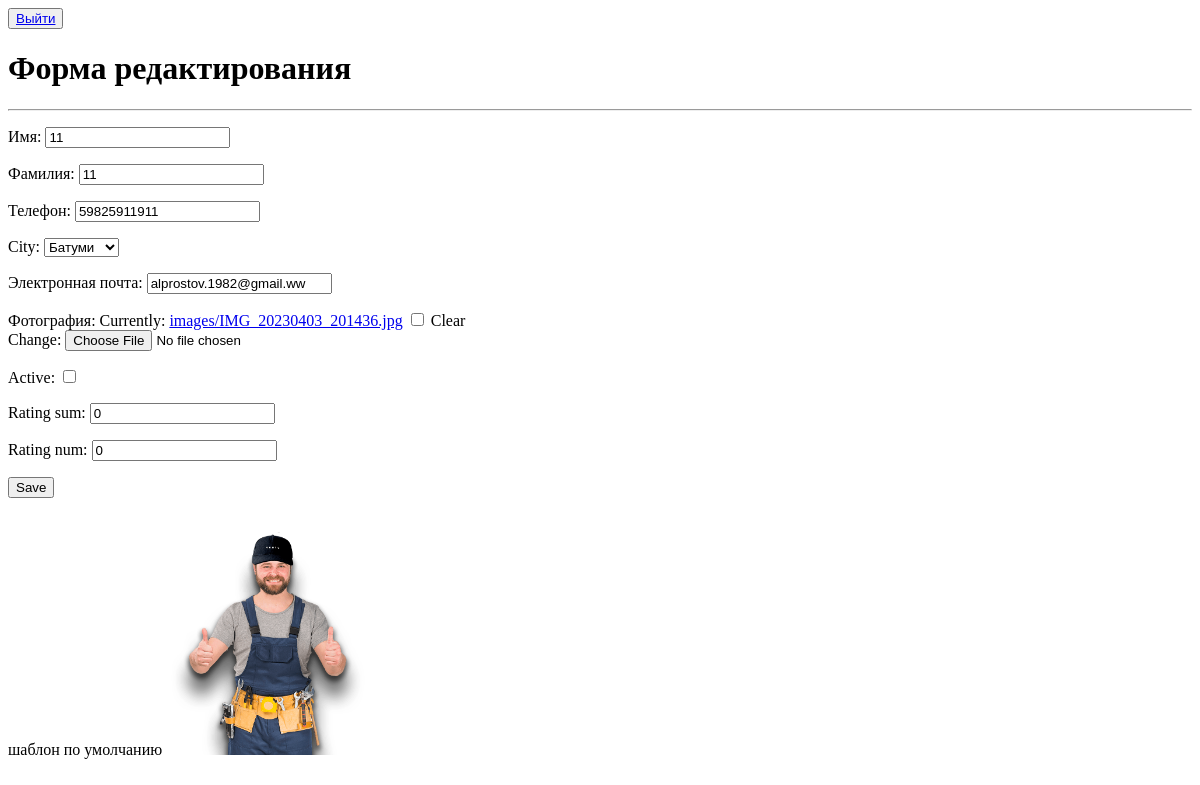
The app's page /app/create/19, older data.
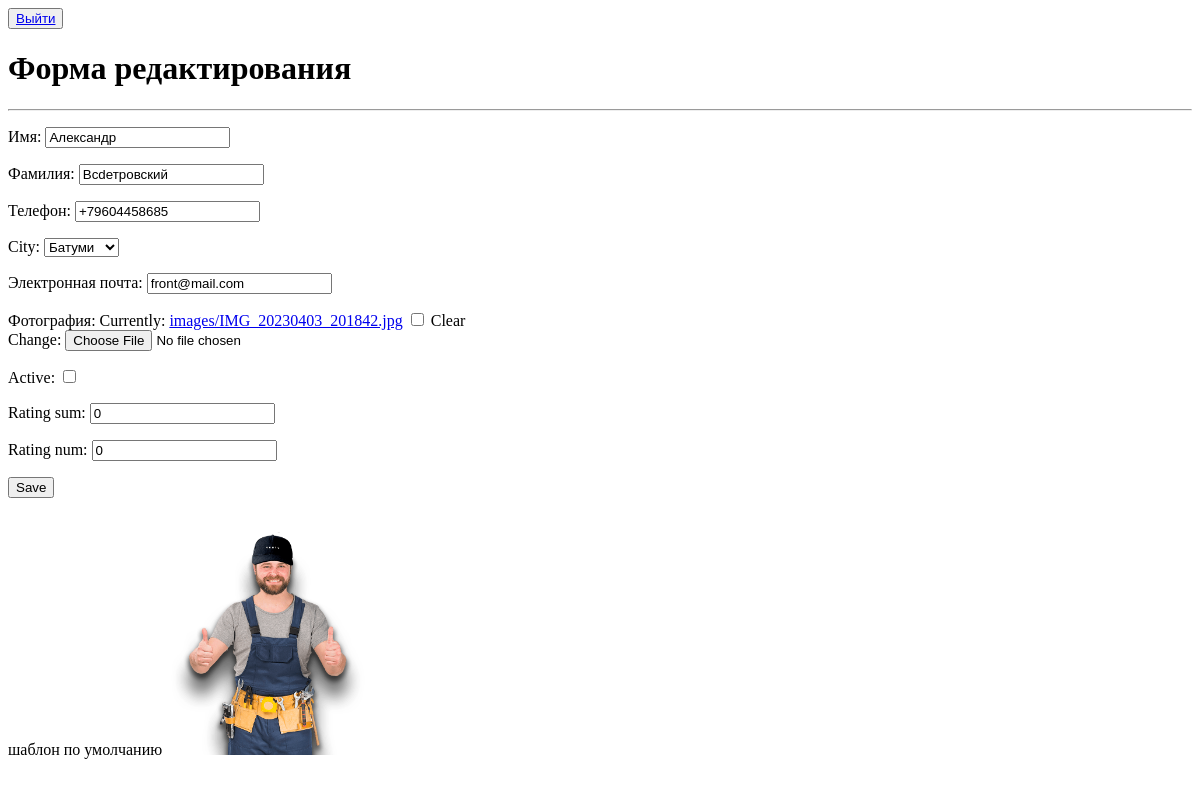
The same page, newer data.
### app_site/models.py (models this page shows, shortened)
class RepairerList(models.Model):
    name = models.CharField(max_length=100, verbose_name='Имя')
    s_name = models.CharField(max_length=100, null=True, verbose_name='Фамилия')
    phone = models.CharField(validators=[phoneNumberRegex], max_length=16, unique=True, verbose_name='Телефон')
    city = models.CharField(max_length=2, choices=CITY_CHOICES,  default='TB')
    email = models.EmailField(max_length=200, null=True, verbose_name='Электронная почта')
    foto = models.ImageField(upload_to="images/",  null=True, blank=True, verbose_name='Фотография:')
    active = models.BooleanField(default=False)
    rating_sum = models.IntegerField(default=0)
    rating_num = models.IntegerField(default=0)

### app_site/views.py (the view)
# urls.py: path('create/<int:pk>', RepaierUpdate.as_view()),
class RepaierUpdate(UpdateView):
    model = RepairerList
    template_name = 'repaier_create.html'
    form_class = RepairerForm

### app_site/forms.py
class RepairerForm(forms.ModelForm):
    class Meta:
        model = RepairerList
        fields = '__all__'

### templates/repaier_create.html (shortened to what this page needs)
{% extends 'flatpages/default.html' %}
{% block body %}
<button> <a href="/app/logout/">Выйти</a> </button>
<h1>Форма редактирования</h1>
<hr>
<form action="" method="post" enctype="multipart/form-data">
    {{ form.as_p }}
    <input type="submit" value="Save" />
</form>
{% endblock body %}

### templates/flatpages/default.html (shortened to what this page needs)
{% load static %}
<html>
<head>
</head>
<body>
{% block body %}
{% endblock body%}
<br>шаблон по умолчанию
<img src="{% static "images/o-mastere-na-chas.png" %}" width='200'>
</body></html>

Row changes from the older to the newer data that the page shows:
changed RepairerList "Батуми": name "11" → "Александр"; s_name "11" → "Bcdетровский"; phone "59825911911" → "+79604458685"; email "alprostov.1982@gmail.ww" → "front@mail.com"
Text that changed along with them:
text no longer shown: "Имя: Фамилия: Телефон: City: Электронная почта: Фотография: Currently: images/IMG_20230403_201436.jpg Clear Change: Active: Rating sum: Rating num:"
text now shown: "Имя: Фамилия: Телефон: City: Электронная почта: Фотография: Currently: images/IMG_20230403_201842.jpg Clear Change: Active: Rating sum: Rating num:"
